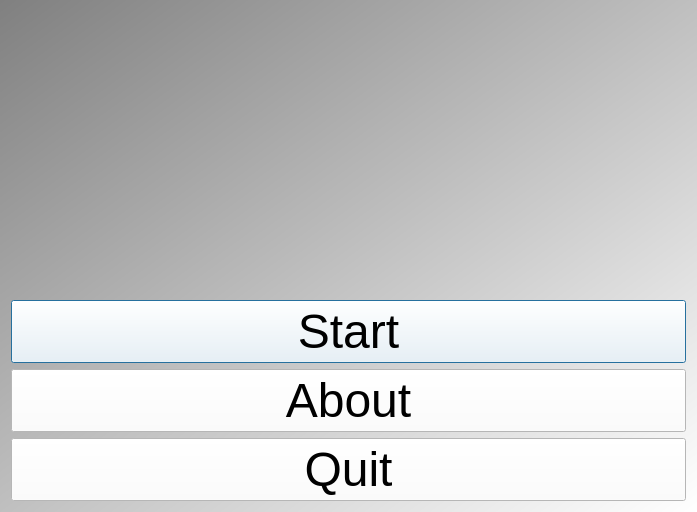
<?xml version="1.0" encoding="UTF-8"?>
<ui version="4.0">
 <class>QtStateObserverMenuDialog</class>
 <widget class="QDialog" name="QtStateObserverMenuDialog">
  <property name="geometry">
   <rect>
    <x>0</x>
    <y>0</y>
    <width>697</width>
    <height>512</height>
   </rect>
  </property>
  <property name="font">
   <font>
    <pointsize>36</pointsize>
   </font>
  </property>
  <property name="windowTitle">
   <string>StateObserver</string>
  </property>
  <property name="styleSheet">
   <string notr="true">QDialog { 
background-color: qlineargradient(x1: 0, y1: 0, x2: 1, y2: 1, stop: 0  #808080, stop: 1 #ffffff);
}
QPushButton { background-color: rgb(255, 255, 255);  }
QPushButton { color: rgb(0,0,0); }
QPushButton { font: 48px, &quot;monospace&quot; }</string>
  </property>
  <layout class="QVBoxLayout" name="verticalLayout">
   <item>
    <widget class="QLabel" name="image">
     <property name="text">
      <string/>
     </property>
     <property name="pixmap">
      <pixmap resource="ToolStateObserver.qrc">:/images/ToolStateObserverWelcome.png</pixmap>
     </property>
     <property name="alignment">
      <set>Qt::AlignCenter</set>
     </property>
    </widget>
   </item>
   <item>
    <widget class="QPushButton" name="button_start">
     <property name="text">
      <string>Start</string>
     </property>
    </widget>
   </item>
   <item>
    <widget class="QPushButton" name="button_about">
     <property name="text">
      <string>About</string>
     </property>
    </widget>
   </item>
   <item>
    <widget class="QPushButton" name="button_quit">
     <property name="text">
      <string>Quit</string>
     </property>
    </widget>
   </item>
  </layout>
 </widget>
 <resources>
  <include location="ToolStateObserver.qrc"/>
 </resources>
 <connections/>
</ui>
